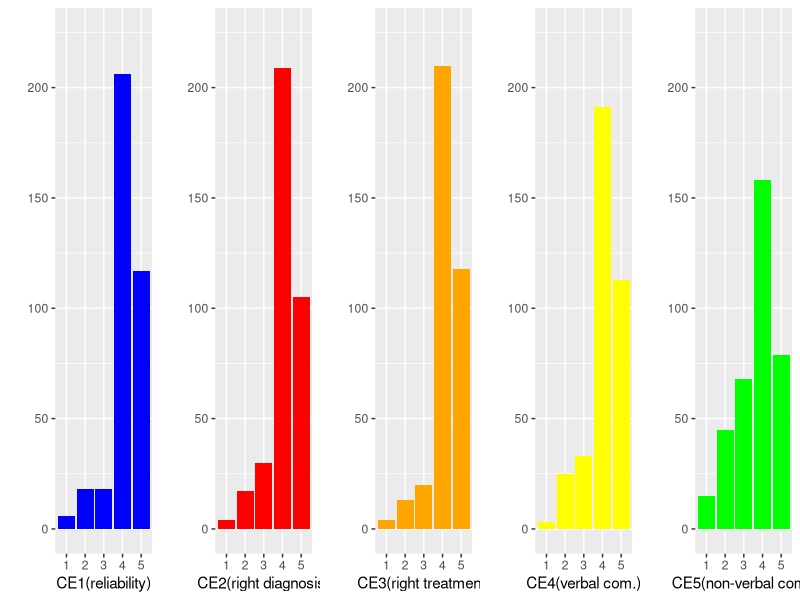
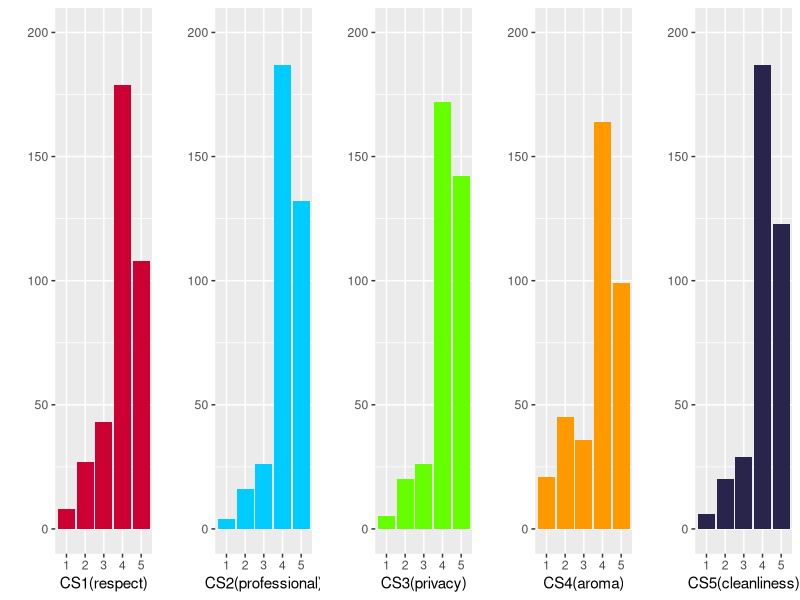
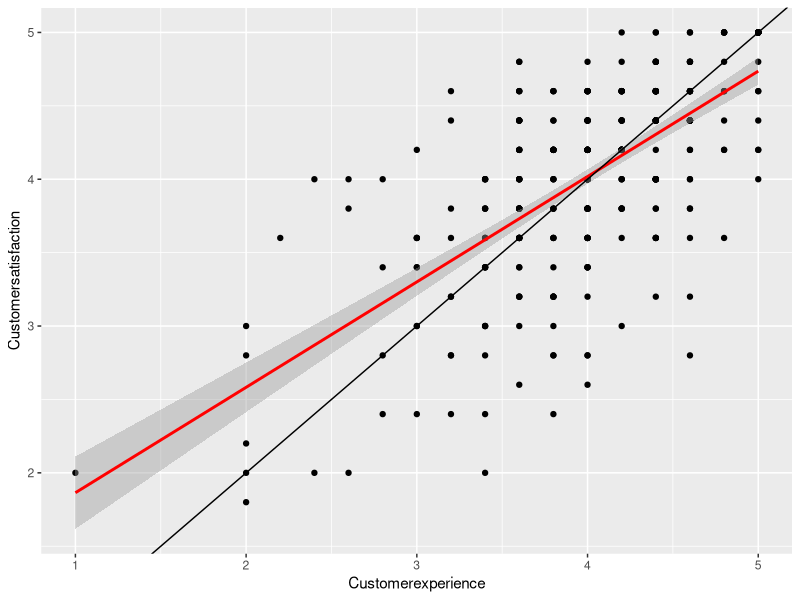
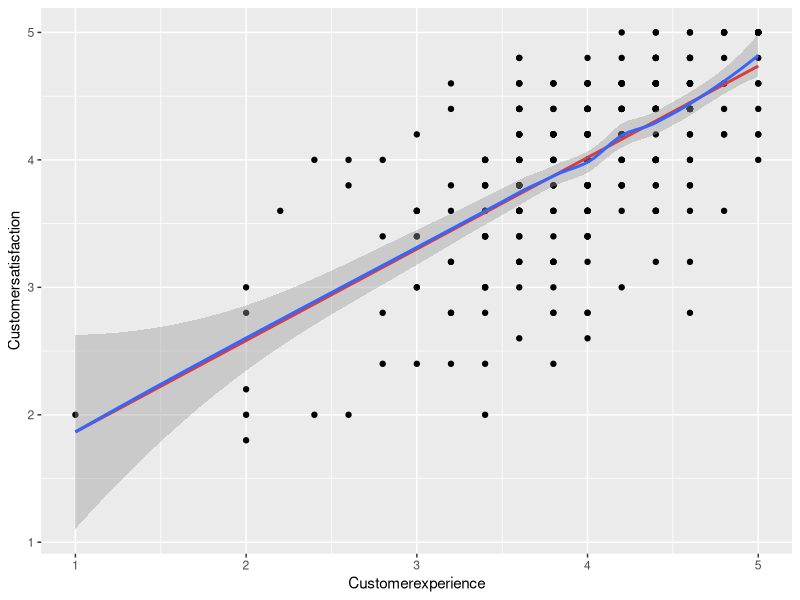

R code for these plots, in order:
## ---- chunk 1
library (haven) #paket untuk mengimpor data spss
library (ggplot2)
library (gridExtra)
cecs <- read_sav("cecs.sav") #perintah mengimpor data SPSS
## ---- chunk 2
ce1 <- ggplot(cecs, aes(factor(CE1))) +
  geom_bar(fill="blue") + ylab("") +
  xlab("CE1(reliability)") + ylim(0, 225)

ce2 <- ggplot(cecs, aes(factor(CE2))) +
  geom_bar(fill="red") + ylab("") +
  xlab("CE2(right diagnosis)") + ylim(0, 225)

ce3 <- ggplot(cecs, aes(factor(CE3))) +
  geom_bar(fill="orange") + ylab("") +
  xlab("CE3(right treatment)") + ylim(0, 225)

ce4 <- ggplot(cecs, aes(factor(CE4))) +
  geom_bar(fill="yellow") + ylab("") +
  xlab("CE4(verbal com.)") + ylim(0, 225)

ce5 <- ggplot(cecs, aes(factor(CE5))) +
  geom_bar(fill="green") + ylab("") +
  xlab("CE5(non-verbal com.)") + ylim(0, 225)

grid.arrange(ce1,ce2,ce3,ce4,ce5, nrow=1)
## ---- chunk 3
cs1 <- ggplot(cecs, aes(factor(CS1))) +
	geom_bar(fill="#cc0033") + ylab("") +
    xlab("CS1(respect)") + ylim(0, 200)
           
cs2 <- ggplot(cecs, aes(factor(CS2))) +
    geom_bar(fill="#00ccff") + ylab("") +
    xlab("CS2(professional)")+ ylim(0, 200)
           
cs3 <- ggplot(cecs, aes(factor(CS3))) +
    geom_bar(fill="#66ff00") + ylab("") +
    xlab("CS3(privacy)") + ylim(0, 200)
           
cs4 <- ggplot(cecs, aes(factor(CS4))) +
    geom_bar(fill="#ff9900") + ylab("") +
    xlab("CS4(aroma)") + ylim(0, 200)
           
cs5 <- ggplot(cecs, aes(factor(CS5))) +
    geom_bar(fill="#29244b") + ylab("") +
    xlab("CS5(cleanliness)") + ylim(0, 200)

grid.arrange(cs1,cs2,cs3,cs4,cs5, nrow=1)
## ---- chunk 4
ggplot(cecs, aes(Customerexperience, Customersatisfaction)) + geom_point() +
  geom_smooth(method="lm", colour="red") +
  geom_abline(slope=1, intercept=0)
## ---- chunk 5
ggplot(cecs, aes(Customerexperience, Customersatisfaction)) + geom_point() +
  geom_smooth(method="lm", colour="red", se=FALSE) + stat_smooth()
